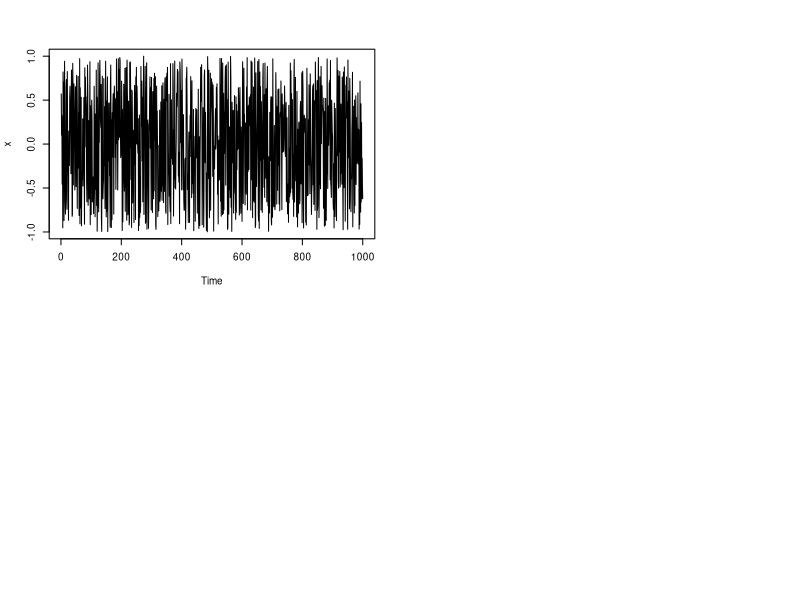

Reproduce this figure in R. (Note: this script raises an error after producing the figure.)

#
# Example:
#	Perform a Teraesvirta Neural Network Test and 
#	a White Neural Network Test for Nonlinearity
#
# Author:
#	(C) 2002, Diethelm Wuertz, GPL
#


################################################################################
# 1. Teraesvirta Neural Network Test for Nonlinearity	
	

	# Time Series:
	par(mfrow = c(2,2), cex = 0.6)
	n = 1000
	x = runif(1000, -1, 1)  
	x = as.ts(x)
	plot(x)
	tnnTest(x)
	###
	
	
	# Generate time series which is nonlinear in mean:
	x[1] = 0.0
	for (i in (2:n)) {
		x[i] = 0.4*x[i-1] + tanh(x[i-1]) + rnorm (1, sd = 0.5) }
	x = as.ts(x)
	plot(x)
	tnnTest(x)
	###
	

################################################################################
# 2. White Neural Network Test for Nonlinearity:


	# Time Series:
	n = 1000
	x = runif(1000, -1, 1)  
	x = as.ts(x)
	plot(x)
	wnnTest(x)
	###
	
	
	# Generate time series which is nonlinear in mean:
	x[1] = 0.0
	for (i in (2:n)) 
		x[i] = 0.4*x[i-1] + tanh(x[i-1]) + rnorm (1, sd = 0.5) 
	x = as.ts(x)
	plot(x)
	wnnTest(x)
	###
	

################################################################################

